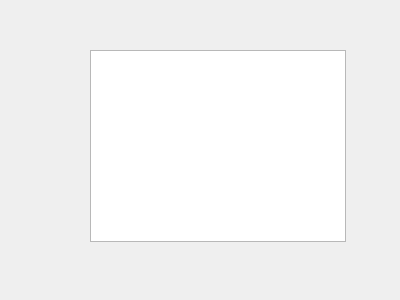
<?xml version="1.0" encoding="UTF-8"?>
<ui version="4.0">
 <class>fingerForm</class>
 <widget class="QWidget" name="fingerForm">
  <property name="geometry">
   <rect>
    <x>0</x>
    <y>0</y>
    <width>400</width>
    <height>300</height>
   </rect>
  </property>
  <property name="windowTitle">
   <string>Quản lý vân tay</string>
  </property>
  <widget class="QTableView" name="tableView">
   <property name="geometry">
    <rect>
     <x>90</x>
     <y>50</y>
     <width>256</width>
     <height>192</height>
    </rect>
   </property>
  </widget>
 </widget>
 <resources/>
 <connections/>
</ui>
